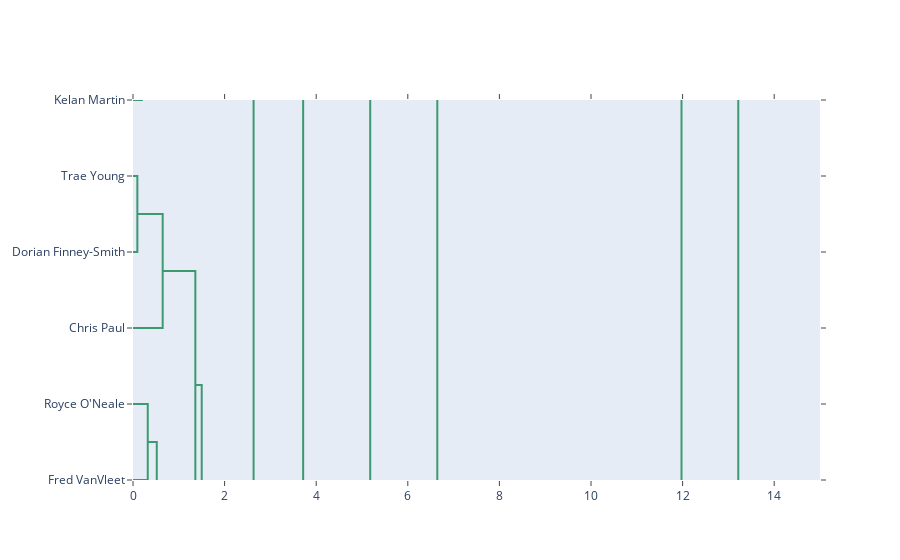

Here is the notebook cell this chart was saved with:
### Code cell
fig2 = create_dendrogram(X, labels=y, color_threshold=100, orientation='left')

target_player = 'Chris Paul'
tick_idx = np.argwhere(fig2.layout.yaxis.ticktext == target_player)[0][0]
# tick_val = fig2.layout.xaxis.tickvals[tick_idx]

zoomed_y_axis = [fig2.layout.yaxis.tickvals[tick_idx - 2], fig2.layout.yaxis.tickvals[tick_idx + 3]]
zoomed_x_axis = [0, 15]

fig2.update_xaxes(range=zoomed_x_axis, minallowed=0)#, rangeslider=dict(visible=True))
fig2.update_yaxes(range=zoomed_y_axis)
fig2.update_layout(hovermode='closest')
fig2.show(config={
    'modeBarButtonsToRemove': ['autoScale', 'resetScale']
})
